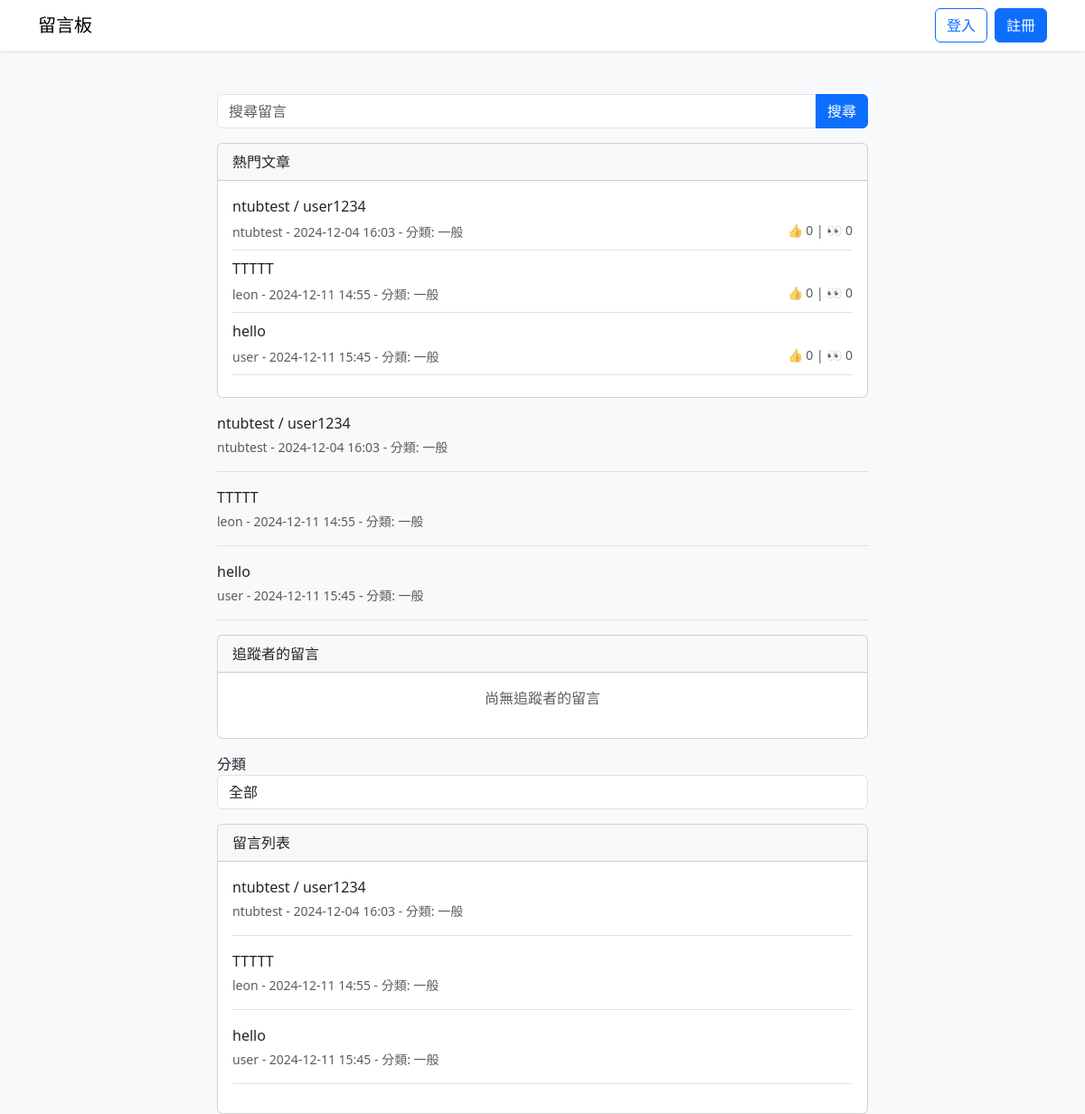
The page / on the database its author committed.
### mymessages/models.py (models this page shows, shortened)
class Message(models.Model):
    CATEGORY_CHOICES = [
        ('general', '一般'),
        ('tech', '科技'),
        ('life', '生活'),
        ('entertainment', '娛樂'),
    ]
    likes = models.PositiveIntegerField(default=0)
    views = models.PositiveIntegerField(default=0)
    category = models.CharField(max_length=20, choices=CATEGORY_CHOICES, default='general')
    content = models.TextField()
    created_at = models.DateTimeField(auto_now_add=True)
    updated_at = models.DateTimeField(auto_now=True)
    user = models.ForeignKey(CustomUser, on_delete=models.CASCADE)

class CustomUser (AbstractUser ):
    following = models.ManyToManyField('self', symmetrical=False, related_name='followers', blank=True)
    nickname = models.CharField(max_length=50, blank=True)
    bio = models.TextField(blank=True)
    birthday = models.DateField(null=True, blank=True)  # 新增生日字段
    address = models.CharField(max_length=255, blank=True)  # 新增地址字段
    profile_picture = models.ImageField(upload_to='profile_pictures/', null=True, blank=True)  # 新增照片字段

### mymessages/views.py (the view)
# urls.py: path('', views.message_list, name='message_list'),
def message_list(request):
    popular_messages = Message.objects.order_by('-likes', '-views')[:5]
    search_query = request.GET.get('search', None)
    messages_list = Message.objects.all()
    category = request.GET.get('category', None)
    if category:
        messages_list = messages_list.filter(category=category)
    if search_query:
        messages_list = messages_list.filter(content__icontains=search_query)
    if request.method == 'POST':
        if not request.user.is_authenticated:
            messages.error(request, '請先登入')
            return redirect('login')
        form = MessageForm(request.POST)
        if form.is_valid():
            message = form.save(commit=False)
            message.user = request.user
            message.save()
            messages.success(request, '留言成功！')
            return redirect('message_list')
    else:
        form = MessageForm()
    if request.user.is_authenticated:
        following_users = request.user.following.all()
        following_messages = Message.objects.filter(user__in=following_users)
    else:
        following_messages = Message.objects.none()
    return render(request, 'mymessages/message_list.html', {
        'messages_list': messages_list,
        'popular_messages': popular_messages,
        'following_messages': following_messages,
        'form': form,
    })

### mymessages/forms.py
class MessageForm(forms.ModelForm):
    class Meta:
        model = Message
        fields = ['content', 'category']
        widgets = {
            'content': forms.Textarea(attrs={
                'rows': 4,
                'placeholder': '請輸入留言',
                'class': 'form-control'
            }),
            'category': forms.Select(attrs={'class': 'form-control'}),
        }

### mymessages/templates/mymessages/message_list.html (shortened to what this page needs)
{% extends 'mymessages/base.html' %}
{% block content %}
<div class="container mt-5">
    <div class="row justify-content-center">
        <div class="col-md-8">
            <form method="get" class="mb-3">
                <div class="input-group">
                    <input type="text" name="search" class="form-control" placeholder="搜尋留言" value="{{ request.GET.search }}">
                    <button type="submit" class="btn btn-primary">搜尋</button>
                </div>
            </form>
            <div class="card mb-3">
                <div class="card-header">熱門文章</div>
                <div class="card-body">
                    {% for message in popular_messages %}
                        <div class="border-bottom pb-2 mb-2">
                            <p class="mb-1">{{ message.content|truncatechars:50 }}</p>
                            <small class="text-muted">
                                {{ message.user.username }} - {{ message.created_at|date:"Y-m-d H:i" }} - 分類: {{ message.get_category_display }}
                                <span class="float-end">👍 {{ message.likes }} | 👀 {{ message.views }}</span>
                            </small>
                        </div>
                    {% empty %}
                        <p class="text-center text-muted">尚無熱門文章</p>
                    {% endfor %}
                </div>
            </div>
            {% for message in messages_list %}
                <div class="border-bottom pb-3 mb-3">
                    <p class="mb-1">{{ message.content }}</p>
                    <small class="text-muted d-flex justify-content-between">
                        <span>
                            {{ message.user.username }} - {{ message.created_at|date:"Y-m-d H:i" }} - 分類: {{ message.get_category_display }}
                        </span>
                    </small>
                </div>
            {% empty %}
                <p class="text-center text-muted">尚無留言</p>
            {% endfor %}
            <div class="card mb-3">
                <div class="card-header">追蹤者的留言</div>
                <div class="card-body">
                    {% for message in following_messages %}
                        <div class="border-bottom pb-2 mb-2">
                            <p class="mb-1">{{ message.content|truncatechars:50 }}</p>
                            <small class="text-muted">
                                {{ message.user.username }} - {{ message.created_at|date:"Y-m-d H:i" }} - 分類: {{ message.get_category_display }}
                            </small>
                        </div>
                    {% empty %}
                        <p class="text-center text-muted">尚無追蹤者的留言</p>
                    {% endfor %}
                </div>
            </div>
            <div class="mb-3">
                <label>分類</label>
                <select class="form-control" onchange="location = this.value;">
                    <option value="?">全部</option>
                </select>
            </div>
            <div class="card">
                <div class="card-header">留言列表</div>
                <div class="card-body">
                    {% for message in messages_list %}
                        <div class="border-bottom pb-3 mb-3">
                            <p class="mb-1">{{ message.content }}</p>
                            <small class="text-muted d-flex justify-content-between">
                                <span>{{ message.user.username }} - {{ message.created_at|date:"Y-m-d H:i" }} - 分類: {{ message.get_category_display }}</span>
                            </small>
                        </div>
                    {% empty %}
                        <p class="text-center text-muted">尚無留言</p>
                    {% endfor %}
                </div>
            </div>
        </div>
    </div>
</div>
{% endblock %}

### mymessages/templates/mymessages/base.html (shortened to what this page needs)
<!DOCTYPE html>
<html lang="zh-TW">
<head>
    <link href="https://cdn.jsdelivr.net/npm/bootstrap@5.3.0/dist/css/bootstrap.min.css" rel="stylesheet">
</head>
<body class="bg-light">
    <nav class="navbar navbar-expand-lg navbar-light bg-white shadow-sm">
        <div class="container">
            <a class="navbar-brand" href="{% url 'message_list' %}">留言板</a>
            <div class="navbar-nav ms-auto">
                {% if user.is_authenticated %}
                <span class="navbar-text me-3">
                    歡迎, <a href="{% url 'edit_profile' %}">{{ user.username }}</a>
                </span>
                    <a href="{% url 'logout' %}" class="btn btn-outline-danger">登出</a>
                {% else %}
                    <a href="{% url 'login' %}" class="btn btn-outline-primary me-2">登入</a>
                    <a href="{% url 'signup' %}" class="btn btn-primary">註冊</a>
                {% endif %}
            </div>
        </div>
    </nav>
    <div class="container mt-4">
        {% block content %}{% endblock %}
    </div>
</body>
</html>

### rows shown on the page
Message: content "ntubtest / user1234", user.username "ntubtest", created_at "2024-12-04 16:03", category "一般", likes "0", views "0"
Message: content "TTTTT", user.username "leon", created_at "2024-12-11 14:55", category "一般", likes "0", views "0"
Message: content "hello", user.username "user", created_at "2024-12-11 15:45", category "一般", likes "0", views "0"
